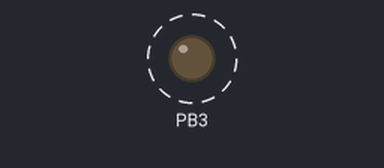
The program below on a simulated ATmega328P, built with avr-gcc and emulated at 16 MHz. Parts: output pins drawn as LEDs (lit = HIGH). Dashed ring = blinking.

Above: at 0.43 s.
Timing chart, 0 to 3.0 s (numbered marks = the images above):
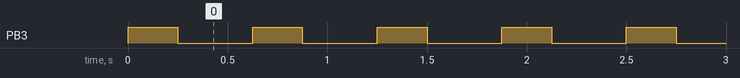

The program:

main.c
```c
/*
 * DA2A_1_C.c
 *
 * Created: 9/29/2019 10:55:18 PM
 * Author : Dilbert
 */
#define F_CPU 16000000UL

#include <avr/io.h>
#include <util/delay.h>

int main(void)
{
	DDRB |= (1 << 3);		// Set port B pin 3 as an output
	PORTB = (0 << 3);		// Set port B pin 3 output to zero
    while (1) 				// 	Infinate loop
    {
		PORTB |= (1 << 3);	// Set port B pin 3 output to High
		_delay_ms(250);		// Delay for .25 seconds
		PORTB = (0 << 3);	// Set port B pin 3 output to Low
		_delay_ms(375);		// Delay for .375 seconds
    }
}
```

Measured:
- by itself, PB3: alternates HIGH for 0.25 s and LOW for 0.38 s
